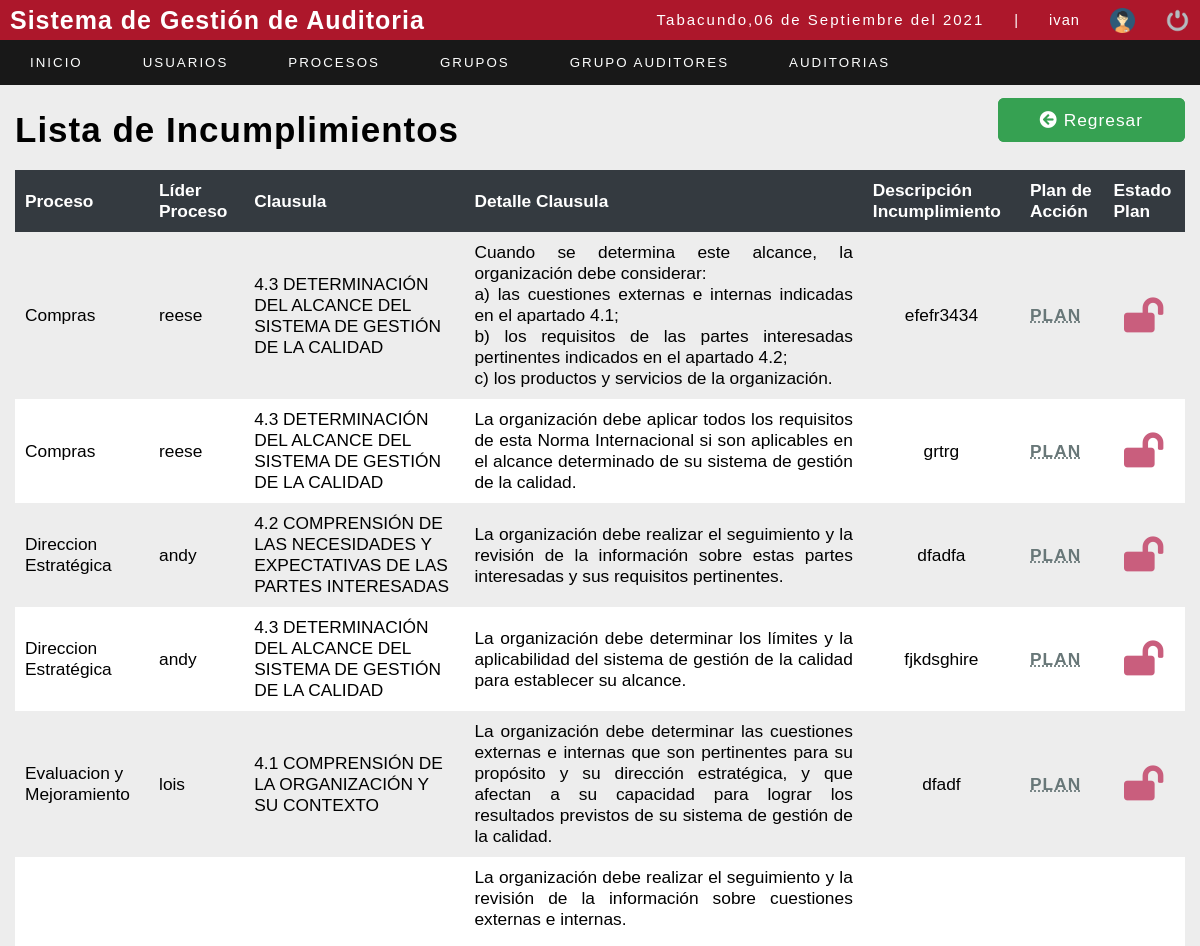
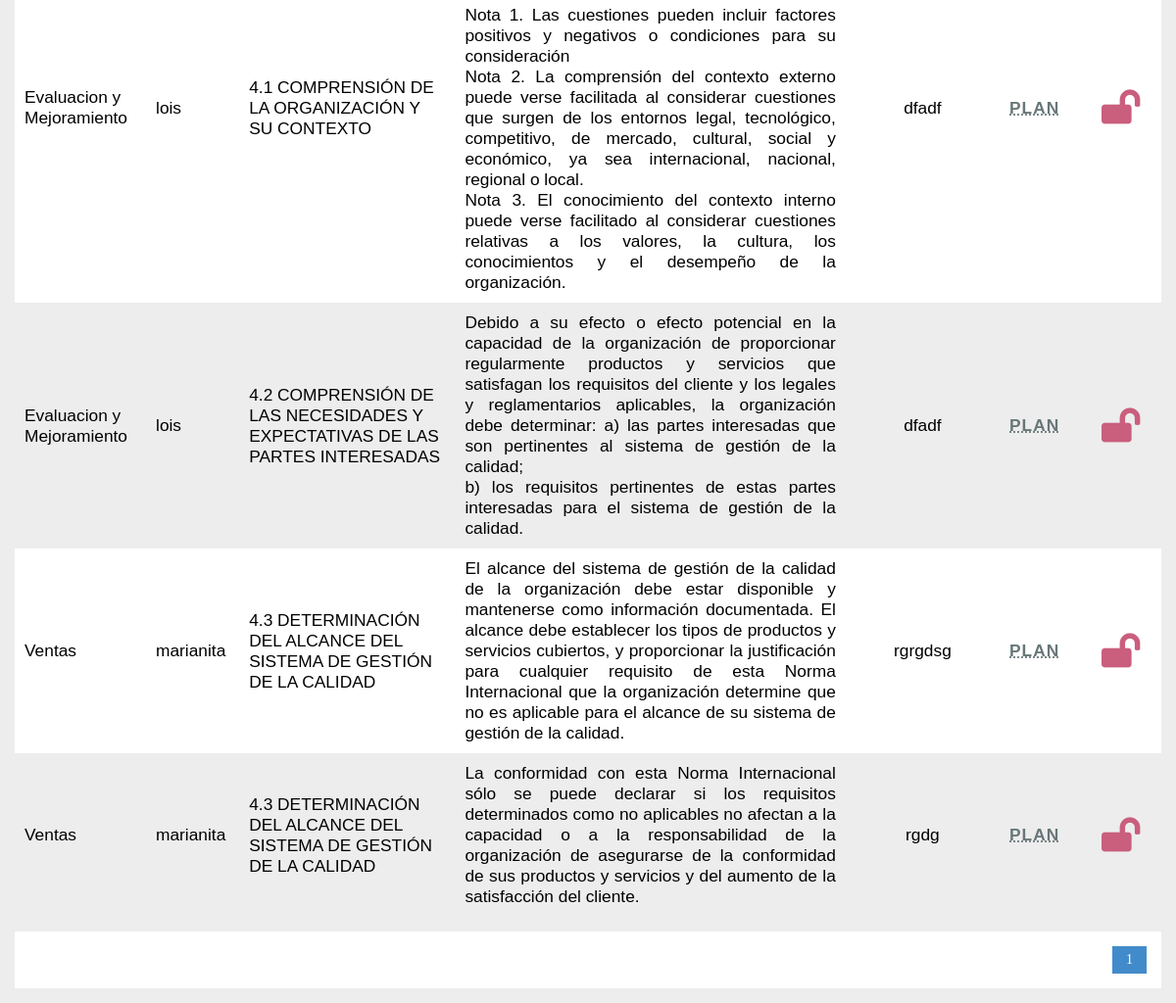
/sistema/lista_noconformidades.php?id=130 (signed in), run on the app's committed database (2 pictures, top to bottom).
### tables this page shows
CREATE TABLE `detalleauditoria` (
  `iddetalleauditoria` int(11) NOT NULL,
  `codigoauditoria` varchar(80) NOT NULL,
  `idperiodo` int(11) NOT NULL,
  `fechaejecucion` date NOT NULL,
  `idgrupo` int(11) NOT NULL,
  `fechacreacion` date NOT NULL DEFAULT current_timestamp(),
  `estado` int(11) NOT NULL DEFAULT 1
);

CREATE TABLE `procesos` (
  `idproceso` int(11) NOT NULL,
  `nombreproceso` varchar(50) NOT NULL,
  `liderproceso` int(11) NOT NULL
);

CREATE TABLE `usuario` (
  `id_user` int(11) NOT NULL,
  `user` varchar(20) NOT NULL,
  `password` varchar(100) NOT NULL,
  `correo` varchar(50) NOT NULL,
  `rol` int(11) NOT NULL,
  `estatus` int(11) NOT NULL
);

CREATE TABLE `clausula` (
  `idclausula` int(11) NOT NULL,
  `clausula` varchar(200) NOT NULL,
  `detalleclausula` varchar(2000) NOT NULL,
  `idnorma` int(11) NOT NULL,
  `idproceso` int(11) NOT NULL
);

CREATE TABLE `detalleclausula` (
  `iddetalleclausula` int(11) NOT NULL,
  `idclausula` int(11) NOT NULL,
  `parametroscalificacion` varchar(100) DEFAULT NULL,
  `desincumplimiento` varchar(150) DEFAULT NULL,
  `documentacionsoporte` varchar(150) DEFAULT NULL,
  `iddetalleauditoria` int(11) NOT NULL,
  `planaccion` int(11) NOT NULL DEFAULT 1,
  `estadoplan` int(11) NOT NULL DEFAULT 1
);

### sistema/lista_noconformidades.php (the view, shortened to what this page needs)
<?php
include "../conexion.php";
?>
<!DOCTYPE html>
<html lang="en">
<head>
	<?php include "includes/scripts.php"; ?>
	<link rel="stylesheet" href="https://pro.fontawesome.com/releases/v5.10.0/css/all.css" />
</head>
<body>
	<?php include "includes/header.php"; ?>
	<section id="container">
		<div style="display: flex;  justify-content:space-between; margin: 20px 0px; ">
			<h1>Lista de Incumplimientos</h1>
			<div style="justify-content:flex-start">
				<a style="border: 2px solid #36A152;  color: #ffffff; padding:10px 40px; background-color: #36A152; border-radius: 6px;" href="lista_auditorvistaeje.php" class="btn_save"><i class="fas fa-arrow-circle-left"></i> Regresar</a>
			</div>
		</div>
		<table>
			<tr>
				<th>Proceso</th>
				<th>Líder Proceso</th>
				<th>Clausula</th>
				<th>Detalle Clausula</th>
				<th>Descripción Incumplimiento</th>
				<th>Plan de Acción</th>
				<th>Estado Plan</th>
			</tr>
			<?php
			$sql_registe = mysqli_query($conection, "SELECT COUNT(*) as total_registro FROM detalleauditoria");
			$result_register = mysqli_fetch_array($sql_registe);
			$total_registro = $result_register['total_registro'];
			$por_pagina = 10;
			if (empty($_GET['pagina'])) {
				$pagina = 1;
			} else {
				$pagina = $_GET['pagina'];
			}
			$iddetalleauditoria = $_REQUEST['id'];
			$desde = ($pagina - 1) * $por_pagina;
			$total_paginas = ceil($total_registro / $por_pagina);
			$query = mysqli_query($conection, "SELECT clausula,detalleclausula,desincumplimiento,iddetalleclausula,dc.planaccion,da.iddetalleauditoria,nombreproceso,user,dc.estadoplan FROM detalleauditoria da, norma n, clausula c,detalleclausula dc ,procesos p, usuario u  WHERE da.iddetalleauditoria=dc.iddetalleauditoria AND c.idclausula=dc.idclausula AND n.idnorma=c.idnorma AND p.idproceso=c.idproceso AND p.liderproceso=u.id_user AND dc.parametroscalificacion<>'cumple' AND da.iddetalleauditoria=$iddetalleauditoria ORDER BY nombreproceso,iddetalleclausula ASC LIMIT $desde,$por_pagina");
			$result = mysqli_num_rows($query);
			if ($result > 0) {
				while ($data = mysqli_fetch_array($query)) {
			?>
					<tr>
						<td><?php echo $data[6]; ?></td>
						<td><?php echo $data[7]; ?></td>
						<td><?php echo $data[0]; ?></td>
						<?php
						$text = str_replace(["\n"], "<br/>", $data[1]);
						?>
						<td style="text-align:justify"><?php echo $text ?></td>
						<td style="text-align:center"><?php echo $data[2]; ?></td>
						<?php
						if ($data[4] == 1) {
						?>
							<td>
								<a style="color: #687778; font-weight: bold"> <abbr title="El auditado no ha creado un plan ">PLAN</abbr></a>
							</td>
						<?php
						} else {
						?>
							<td><a style="color: #00CC63; font-weight: bold" href="lista_planesauditado.php?id=<?php echo $data[3]; ?>&ida=<?php echo $iddetalleauditoria ?> ">PLAN</a></td>
						<?php
						}
						?>
						<?php
						$gg=0;
						$idplandeaccion = intval($gg);
						$numacc = mysqli_query($conection, "SELECT COUNT(*) AS total  FROM accionespropuestas WHERE idplanaccion=$idplandeaccion");
						$numacciones = mysqli_fetch_array($numacc);
						if (isset($numacciones)) {
							$totalacciones = $numacciones['total'];
						}
						$numa = mysqli_query($conection, "SELECT COUNT(*) AS total  FROM accionespropuestas WHERE idplanaccion=$idplandeaccion AND status IS NOT NULL");
						$numaccion = mysqli_fetch_array($numa);
						if (isset($numaccion)) {
							$totalcali = $numaccion['total'];
						}
						?>
						<?php
						if ($data[4] == 2 && $data[8] == 2 ) {
						?>
							<td style="font-size: 35px; text-align: center; color: #687778;"><abbr title="El plan está cerrado"><i class="fas fa-lock"></i></abbr></td>
						<?php
						} else if ($data[4] == 2 && $data[8] == 1 && $totalacciones >0 && ($totalacciones==$totalcali)) {
						?>
							<td style="font-size: 35px; text-align: center; color: #33BDCA;"><a style="color: #33BDCA; font-weight: bold" href="estadoplan.php?id=<?php echo $data[3]; ?>&ida=<?php echo $iddetalleauditoria ?>"><abbr title="Quieres Cerrar el Plan ?"><i class="fas fa-lock-open"></i></abbr></a></td>
						<?php
						} else { ?>
							<td style="font-size: 35px; text-align: center; color: #33BDCA;"><a style="color: #C95E7D; font-weight: bold" href="#"><abbr title="No existe un plan, no tiene acciones propuestas, o no están calificadas las acciones"><i class="fas fa-lock-open"></i></abbr> </a></td>
						<?php
						}
						?>
					</tr>
			<?php
				}
			}
			?>
		</table>
		<div class="paginador">
			<ul>
				<?php
				for ($i = 1; $i <= $total_paginas; $i++) {
					if ($i == $pagina) {
						echo '<li class="pageSelected">' . $i . '</li>';
					} else {
						echo '<li><a href="?pagina=' . $i . '">' . $i . '</a></li>';
					}
				}
				?>
			</ul>
		</div>
	</section>
</body>
</html>

### sistema/css/style.css (style rules this page uses)
* { margin: 0; padding: 0; box-sizing: border-box; }
body { background: #ededed; }
h1, h2, h3, h4, h5, h6 { font-family: Arial, sans-serif; font-weight: bold; letter-spacing: 1px; }
h1 { font-size: 25px; }
a { text-decoration: none; font-family: Arial, sans-serif; letter-spacing: 1px; }
#container { padding: 90px 15px 15px; }
.btn_save { font-size: 13pt; background: #0069D9; padding: 10px; color: #fff; letter-spacing: 1px; border: 0; cursor: pointer; margin: 15px auto; }
#container h1 { font-size: 35px; display: inline-block; }
table { border-collapse: collapse; font-size: 13pt; font-family: Arial, sans-serif; width: 100%; }
table th { text-align: left; padding: 10px; background: #343A40; color: #fff; }
table tr:nth-child(odd) { background: #fff; }
table td { padding: 10px; }
.paginador ul { padding: 15px; list-style: none; background: #FFF; margin-top: 15px; display: -webkit-flex; display: -moz-flex; display: -ms-flex; display: -o-flex; display: flex; justify-content: flex-end; }
.paginador a, .pageSelected { color: #428bca; border: 1px solid #ddd; padding: 5px; display: inline-block; font-size: 14px; text-align: center; width: 35px; }
.pageSelected { color: #FFF; background: #428bca; border: 1px solid #428bca; }

### data on the page
detalleauditoria: procesos.nombreproceso "Compras", usuario.user "reese", clausula.clausula "4.3 DETERMINACIÓN DEL ALCANCE DEL SISTEMA DE GESTIÓN DE LA CALIDAD", clausula.detalleclausula "Cuando se determina este alcance, la organización debe considerar: a) las cuestiones externas e internas indicadas en el apartado 4.1; b) los requisitos de las partes interesadas pertinentes indicados en el apartado 4.2; c) los productos y servicios de la organización.", detalleclausula.desincumplimiento "efefr3434", clausula.detalleclausula "La organización debe aplicar todos los requisitos de esta Norma Internacional si son aplicables en el alcance determinado de su sistema de gestión de la calidad.", detalleclausula.desincumplimiento "grtrg", procesos.nombreproceso "Direccion Estratégica", usuario.user "andy", clausula.clausula "4.2 COMPRENSIÓN DE LAS NECESIDADES Y EXPECTATIVAS DE LAS PARTES INTERESADAS", clausula.detalleclausula "La organización debe realizar el seguimiento y la revisión de la información sobre estas partes interesadas y sus requisitos pertinentes.", detalleclausula.desincumplimiento "dfadfa", clausula.detalleclausula "La organización debe determinar los límites y la aplicabilidad del sistema de gestión de la calidad para establecer su alcance.", detalleclausula.desincumplimiento "fjkdsghire", procesos.nombreproceso "Evaluacion y Mejoramiento", usuario.user "lois", clausula.clausula "4.1 COMPRENSIÓN DE LA ORGANIZACIÓN Y SU CONTEXTO", clausula.detalleclausula "La organización debe determinar las cuestiones externas e internas que son pertinentes para su propósito y su dirección estratégica, y que afectan a su capacidad para lograr los resultados previstos de su sistema de gestión de la calidad.", detalleclausula.desincumplimiento "dfadf", clausula.detalleclausula "La organización debe realizar el seguimiento y la revisión de la información sobre cuestiones externas e internas. Nota 1. Las cuestiones pueden incluir factores positivos y negativos o condiciones para su consideración Nota 2. La comprensión del contexto externo puede verse facilitada al considerar cuestiones que surgen de los entornos legal, tecnológico, competitivo, de mercado, cultural, social y económico, ya sea internacional, nacional, regional o local. Nota 3. El conocimiento del contexto interno puede verse facilitado al considerar cuestiones relativas a los valores, la cultura, los conocimientos y el desempeño de la organización.", clausula.detalleclausula "Debido a su efecto o efecto potencial en la capacidad de la organización de proporcionar regularmente productos y servicios que satisfagan los requisitos del cliente y los legales y reglamentarios aplicables, la organización debe determinar: a) las partes interesadas que son pertinentes al sistema de gestión de la calidad; b) los requisitos pertinentes de estas partes interesadas para el sistema de gestión de la calidad.", procesos.nombreproceso "Ventas", usuario.user "marianita", clausula.detalleclausula "El alcance del sistema de gestión de la calidad de la organización debe estar disponible y mantenerse como información documentada. El alcance debe establecer los tipos de productos y servicios cubiertos, y proporcionar la justificación para cualquier requisito de esta Norma Internacional que la organización determine que no es aplicable para el alcance de su sistema de gestión de la calidad.", detalleclausula.desincumplimiento "rgrgdsg", clausula.detalleclausula "La conformidad con esta Norma Internacional sólo se puede declarar si los requisitos determinados como no aplicables no afectan a la capacidad o a la responsabilidad de la organización de asegurarse de la conformidad de sus productos y servicios y del aumento de la satisfacción del cliente.", detalleclausula.desincumplimiento "rgdg"

### other printed values
fechaC() "06 de Septiembre del 2021"
$_SESSION['user'] "ivan"
